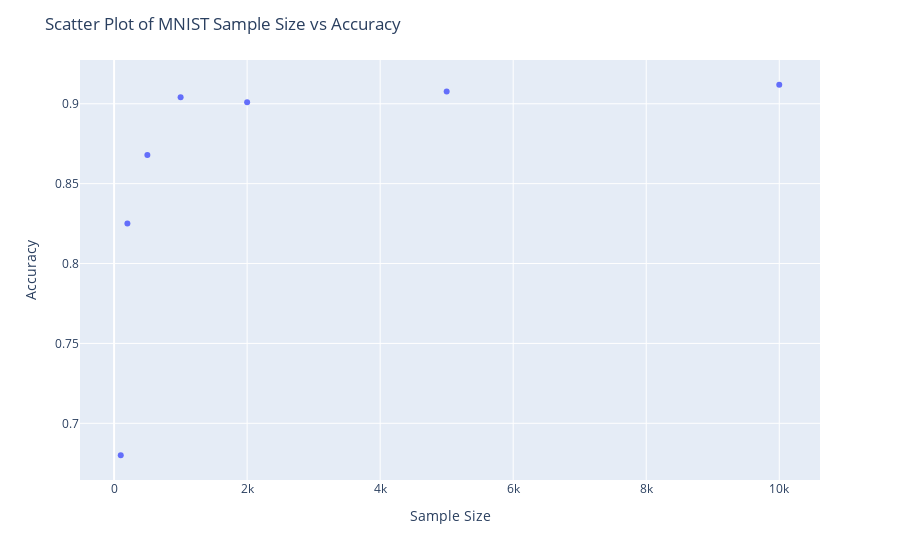

Notebook code for this chart:
### Markdown cell above
### (4a) MNIST Accuracy Plot

### Code cell
import plotly.express as px

MNIST_accuracies_df = pd.DataFrame({'Sample Size' : MNIST_training_sizes, 'Accuracy' : MNIST_accuracies})
fig = px.scatter(MNIST_accuracies_df, x = "Sample Size",y = "Accuracy", hover_data=['Accuracy'])
fig.update_layout(title='Scatter Plot of MNIST Sample Size vs Accuracy')
fig.show()

### Figure 1 — Plotly figure (JSON) as saved in the notebook; plotly's stock layout.template omitted (floating-point values rounded to 4 significant figures)
{"data": [{"hovertemplate": "Sample Size=%{x}<br>Accuracy=%{y}<extra></extra>", "legendgroup": "", "marker": {"color": "#636efa", "symbol": "circle"}, "mode": "markers", "name": "", "orientation": "v", "showlegend": false, "type": "scatter", "x": [100, 200, 500, 1000, 2000, 5000, 10000], "xaxis": "x", "y": [0.68, 0.825, 0.868, 0.904, 0.901, 0.9076, 0.9119], "yaxis": "y"}], "layout": {"legend": {"tracegroupgap": 0}, "margin": {"t": 60}, "title": {"text": "Scatter Plot of MNIST Sample Size vs Accuracy"}, "xaxis": {"anchor": "y", "domain": [0, 1], "title": {"text": "Sample Size"}}, "yaxis": {"anchor": "x", "domain": [0, 1], "title": {"text": "Accuracy"}}}}
